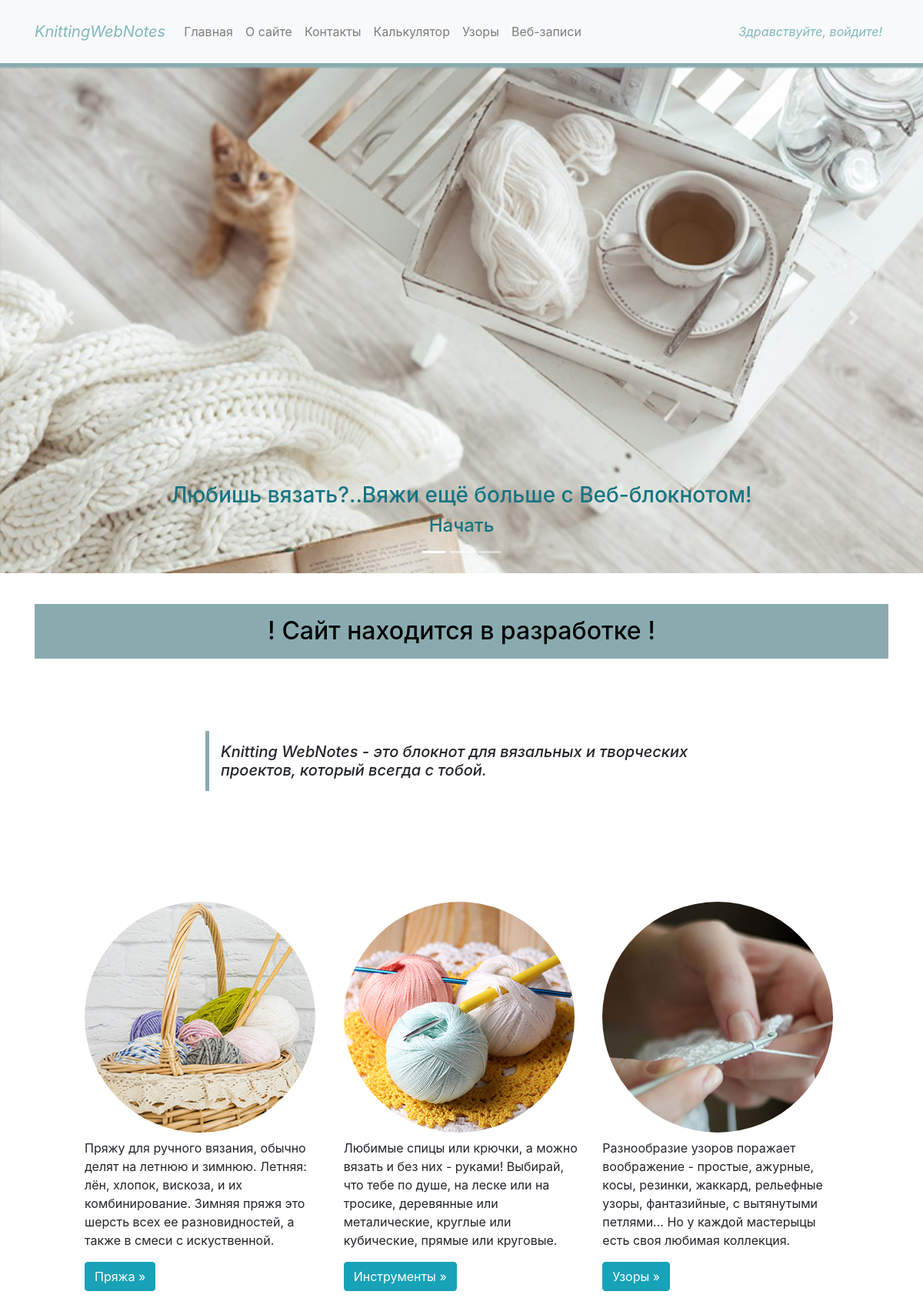
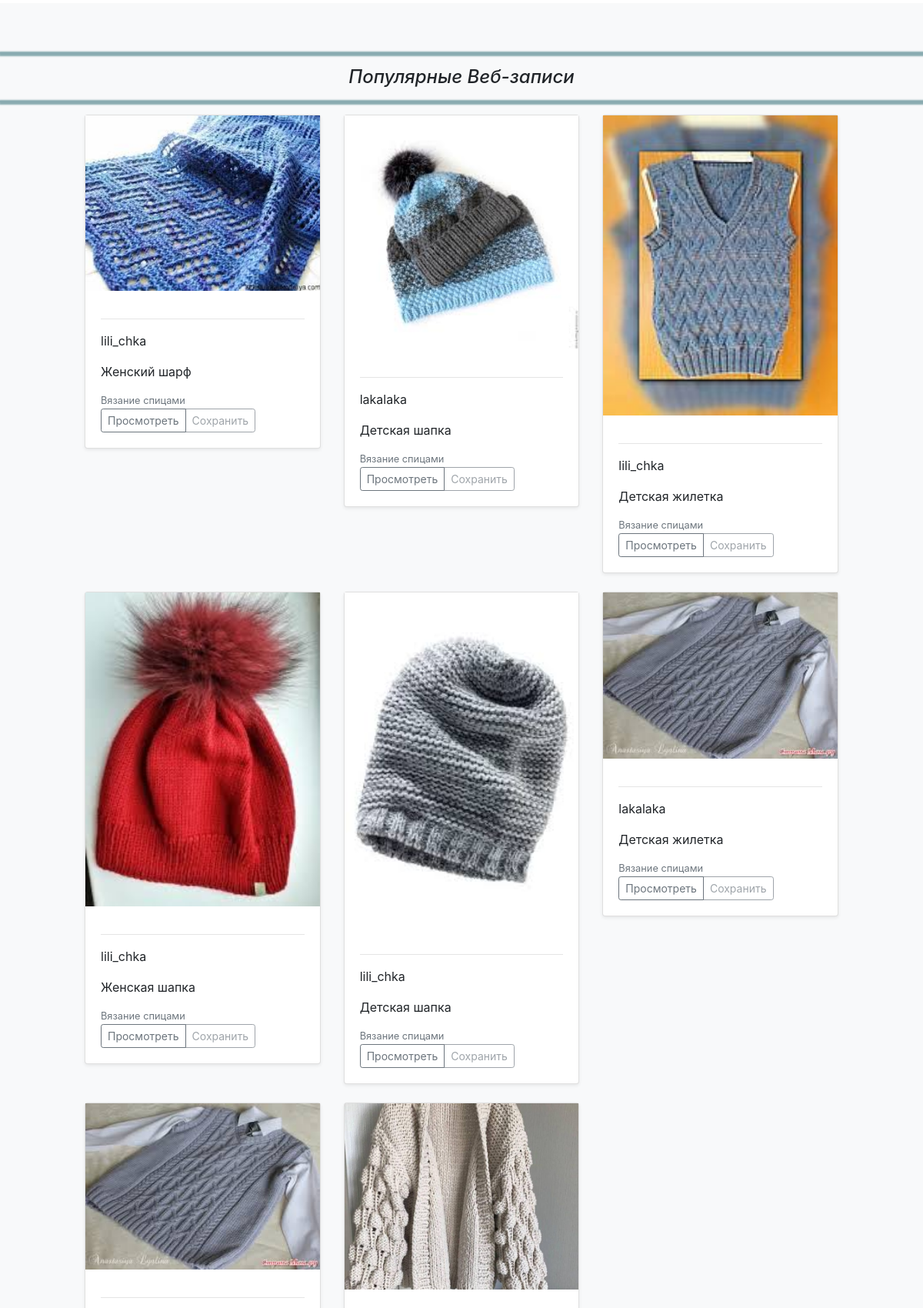
The page / (upper part) on the database its author committed (2 pictures, top to bottom).
### webnotes/models.py (models this page shows, shortened)
class Webnote(models.Model):
    project_name = models.CharField(max_length=100, null=False)
    start_date = models.DateField(null=True, blank=True)
    end_date = models.DateField(null=True, blank=True)
    create_date = models.DateTimeField(null=False, auto_now_add=True)
    for_who = models.CharField(max_length=100, null=False)
    craft = models.ForeignKey(Craft, verbose_name='Вид рукоделия', on_delete=models.CASCADE, default=0)
    image = models.FileField(null=True, upload_to='upload/webnotes', blank=True)
    note = models.TextField(max_length=512, null=True, blank=True)
    access = models.ForeignKey(Access, verbose_name='Доступ другим пользователям', on_delete=models.CASCADE, default=0)
    user = models.ForeignKey(User, on_delete=models.CASCADE)
    status = models.ForeignKey(Status, verbose_name='Статус', on_delete=models.CASCADE, default=0)
    tool = models.ManyToManyField(Tool, verbose_name='Инструменты')
    pattern = models.ManyToManyField(Pattern, verbose_name='Узор')
    yarn = models.ManyToManyField(Yarn, verbose_name='Пряжа')

class Craft(models.Model):
    name = models.CharField(max_length=50, unique=True, null=False)
    def __str__(self):
        return self.name

### home/views.py (the view)
# urls.py: path('', index),
def index(request):
    data = dict()
    data['title'] = 'Главная'
    data['public_webnotes'] = Webnote.objects.filter(access=2)       # [:10]
    data['public_patterns'] = Pattern.objects.filter(webnote__access=2)
    return render(request, 'home/index.html', context=data)

### templates/home/index.html (shortened to what this page needs)
{% extends 'layout/base.html' %}
{% block content %}
    {% load static %}
    <div id="carouselExampleCaptions" class="carousel slide" data-ride="carousel">
        <ol class="carousel-indicators">
            <li data-target="#carouselExampleCaptions" data-slide-to="0" class="active"></li>
            <li data-target="#carouselExampleCaptions" data-slide-to="1"></li>
            <li data-target="#carouselExampleCaptions" data-slide-to="2"></li>
          </ol>
        <div class="carousel-inner">
            <div class="carousel-item active">
              <img src="{% static 'img/style/St4_Big_5.jpg' %}" class="d-block w-100" alt="slide_1">
              <div class="carousel-caption d-none d-md-block">
                <h3 class="color-for-title">Любишь вязать?..Вяжи ещё больше с Веб-блокнотом!</h3>
                  <a class="color-for-title" href="/accounts/sign_up"><h4>Начать</h4></a>
              </div>
            </div>
          </div>
        <a class="carousel-control-prev" href="#carouselExampleCaptions" role="button" data-slide="prev">
            <span class="carousel-control-prev-icon" aria-hidden="true"></span>
          </a>
        <a class="carousel-control-next" href="#carouselExampleCaptions" role="button" data-slide="next">
            <span class="carousel-control-next-icon" aria-hidden="true"></span>
          </a>
    </div>
    <div class="container">
        <h2 class="text-center bg-color-work" >! Сайт находится в разработке !</h2>
        <h5 id="first">Knitting WebNotes - это блокнот для вязальных и творческих проектов, который всегда с тобой.</h5>
    </div>
    <div class="container">
        <div class="row">
            <div class="col-md-4">
                <img class="img-fluid img-round" src="{% static 'img/style/St4_Small_5.jpg' %}" alt="">
                <p>Пряжу для ручного вязания, обычно делят на летнюю и зимнюю. Летняя: лён, хлопок, вискоза, и их комбинирование. Зимняя пряжя это шерсть всех ее разновидностей, а также в смеси с искуственной.
                <p><a class="btn btn-info" href="/accounts/sign_in" role="button">Пряжа &raquo;</a></p>
            </div>
            <div class="col-md-4">
                <img class="img-fluid img-round" src="{% static 'img/style/St4_Small_3.jpg' %}" alt="">
                <p>Любимые спицы или крючки, а можно вязать и без них - руками! Выбирай, что тебе по душе, на леске или на тросике, деревянные или металические, круглые или кубические, прямые или круговые.</p>
                <p><a class="btn btn-info" href="/accounts/sign_in" role="button">Инструменты &raquo;</a></p>
              </div>
            <div class="col-md-4">
                <img class="img-fluid img-round" src="{% static 'img/style/St4_Small_4.jpg' %}" alt="">
                <p>Разнообразие узоров поражает воображение - простые, ажурные, косы, резинки, жаккард, рельефные узоры, фантазийные, с вытянутыми петлями... Но у каждой мастерыцы есть своя любимая коллекция.</p>
                <p><a class="btn btn-info" href="/accounts/sign_in" role="button">Узоры &raquo;</a></p>
              </div>
        </div>
    </div>
    <div class="album py-5 bg-light">
        <hr class="line-divider">
        <h4 class="text-center" style="font-style: italic;">Популярные Веб-записи</h4>
        <hr class="line-divider">
        <div class="container">
            <div class="row">
                {% for webnote in public_webnotes %}
                <div class="col-md-4">
                    <div class="card mb-4 shadow-sm">
                      <img src="/media/{{ webnote.image }}" class="img-fluid" alt="Фото изделия">
                      <div class="card-body">
                          <hr>
                          <p class="card-text">{{ webnote.user }}</p>
                          <p class="card-title">{{ webnote.project_name }}</p>
                          <small class="text-muted">{{ webnote.craft }}</small>
                      <div class="d-flex justify-content-between align-items-center">
                        <div class="btn-group">
                            <a class="btn btn-sm btn-outline-secondary" href="/webnotes/details/{{ webnote.id }}" role="button">Просмотреть</a>
                           <a class="btn btn-sm btn-outline-secondary disabled" href="#" role="button">Сохранить</a>
                        </div>
                      </div>
                    </div>
                  </div>
                </div>
                {% endfor %}
</div>
        </div>
    </div>
{% endblock content %}

### static/css/base.css (style rules this page uses)
body { padding-top: 5rem; }
#first { width: 60%; margin: 4.7em auto; padding: 15px; text-align: left; border-left: 5px solid #89abb0; font-style: italic; }
div.row { margin: 10px 50px; }
.img-round { border-radius: 50%; }
.line-divider { border: 1px solid #89abb0; box-shadow: 1px 1px 2px 2px #89abb0; }
.color-for-title { color: #167482; }
.bg-color-work { color: black; padding: 1rem; background-color: #89abb0; }

### static/css/sticky-footer.css (style rules this page uses)
main > .container { padding: 40px 15px 0; }

### rows shown on the page
Webnote: image (picture), user "lili_chka", project_name "Женский шарф", craft "Вязание спицами"
Webnote: image (picture), user "lakalaka", project_name "Детская шапка", craft "Вязание спицами"
Webnote: image (picture), user "lili_chka", project_name "Детская жилетка", craft "Вязание спицами"
Webnote: image (picture), user "lili_chka", project_name "Женская шапка", craft "Вязание спицами"
Webnote: image (picture), user "lili_chka", project_name "Детская шапка", craft "Вязание спицами"
Webnote: image (picture), user "lakalaka", project_name "Детская жилетка", craft "Вязание спицами"
Webnote: image (picture)
Webnote: image (picture)
